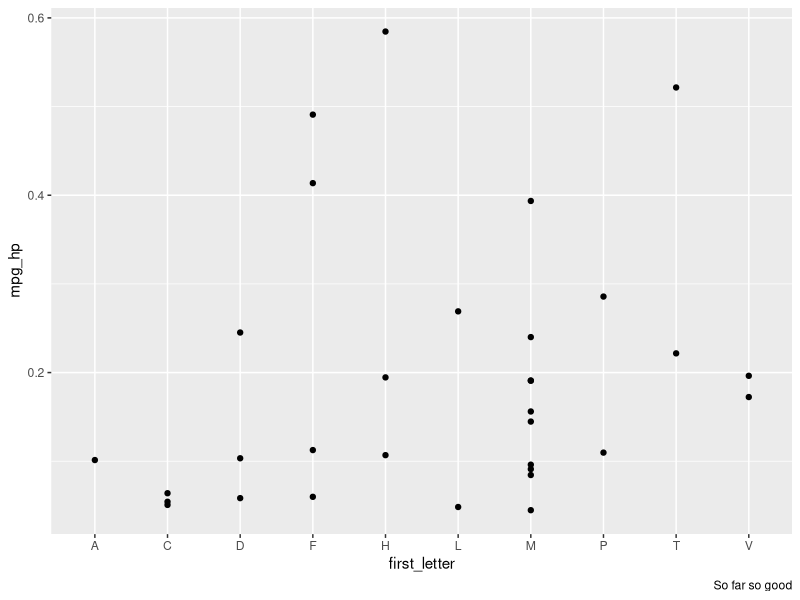
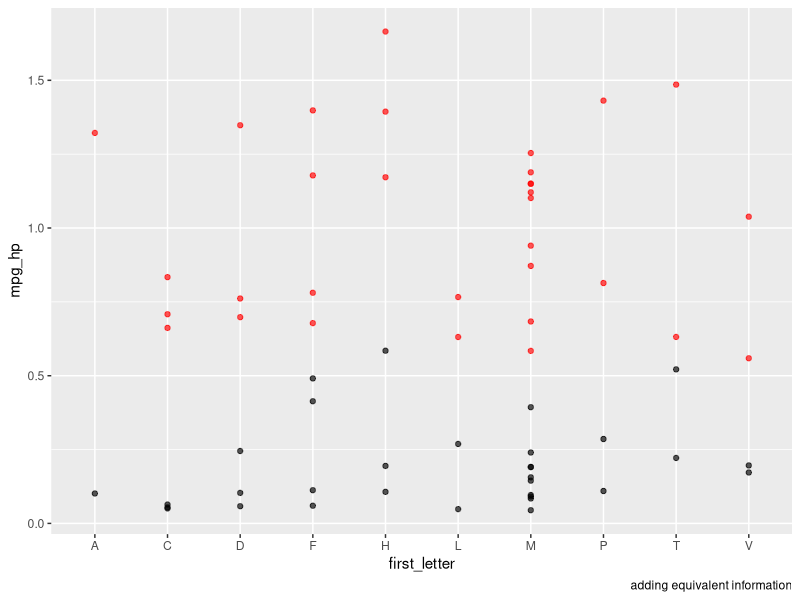
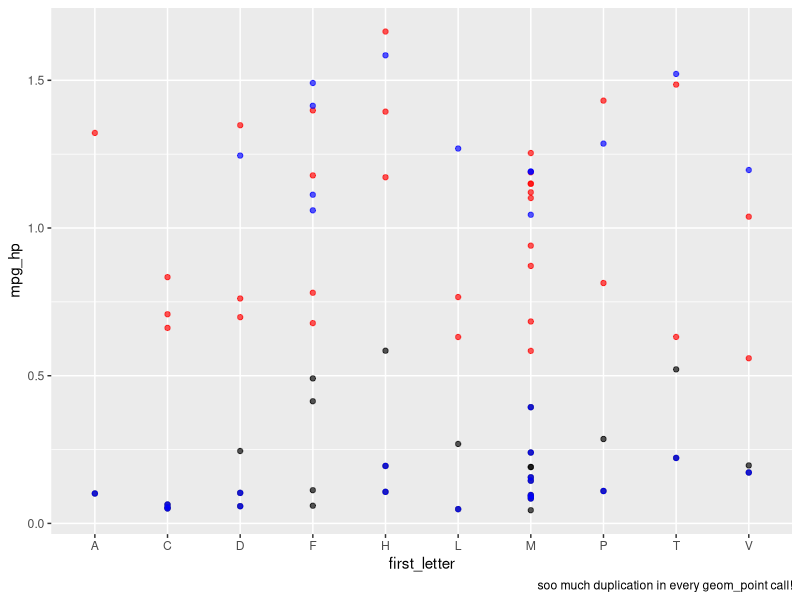
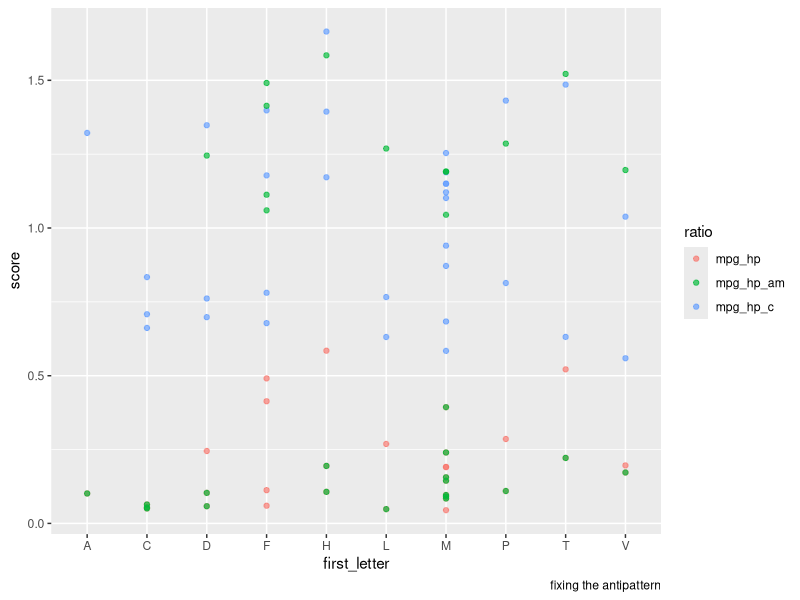

Write R code to recreate these figures, in order. (Note: this script raises an error after producing the figures.)
## ---- chunk 1
library(tidyverse) # I started loading magrittr, ggplot2 and tidyr, and realised
# I needed dplyr too, at some point loading tidyverse is simply easiest.
very_serious_data <- 
  mtcars %>% 
  as_tibble(rownames = "carname") %>% 
  group_by(cyl) %>% 
  mutate(
    mpg_hp = mpg/hp,
    first_letter = str_extract(carname, "^[A-z]"),
    mpg_hp_c = mpg_hp/mean(mpg_hp),# grouped mean
    mpg_hp_am = mpg_hp+ am
    )
## ---- chunk 2
very_serious_data %>% 
  ggplot(aes(first_letter, mpg_hp))+
  geom_point()+
  labs(caption = "So far so good")
## ---- chunk 3
very_serious_data %>% 
  ggplot(aes(first_letter, mpg_hp))+
  geom_point(alpha = 2/3)+
  geom_point(aes(y = mpg_hp_c), color = "red", alpha = 2/3)+
  labs(caption = "adding equivalent information")
## ---- chunk 4
very_serious_data %>% 
  ggplot(aes(first_letter, mpg_hp))+
  geom_point(alpha = 2/3)+
  geom_point(aes(y = mpg_hp_c), color = "red", alpha = 2/3)+
  geom_point(aes(y = mpg_hp_am), color = "blue", alpha = 2/3)+
  labs(caption = "soo much duplication in every geom_point call!")
## ---- chunk 5
very_serious_data %>% 
  gather(key = "ratio", value = "score", mpg_hp, mpg_hp_c, mpg_hp_am ) %>% 
  ggplot(aes(first_letter, score, color = ratio))+
  geom_point(alpha = 2/3)+
  labs(caption = "fixing the antipattern")
## ---- chunk 6
sessioninfo::session_info()
